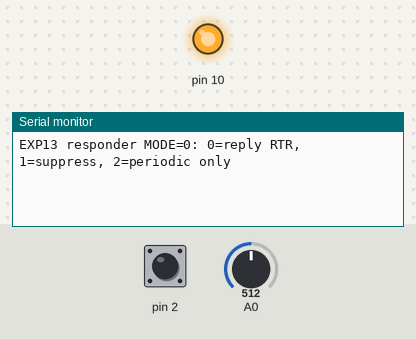
The sketch below on a simulated Arduino Uno, built with avr-gcc and run on an emulated ATmega328P. Parts: output pins drawn as LEDs (lit = HIGH), the last lines printed to the serial monitor. Inputs (shaded band) come from the test bench; at power-on: pin 2 HIGH, A0 = 512.

Above: at 1.2 s.
1.3 s: pin 2 pulled LOW for 0.15 s
At 2.2 s:
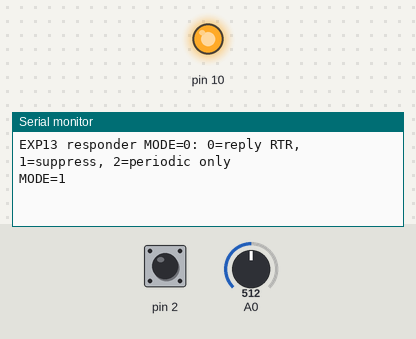
2.9 s: pin 2 pulled LOW for 1 s
At 3.36 s:
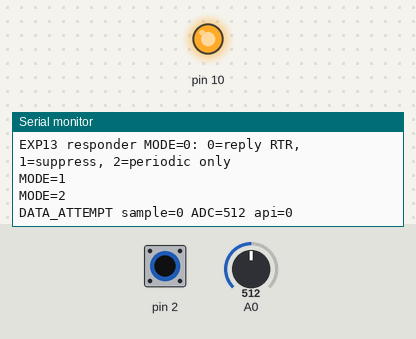
Timing chart, 0 to 5.9 s (numbered marks = the images above; inputs shaded):
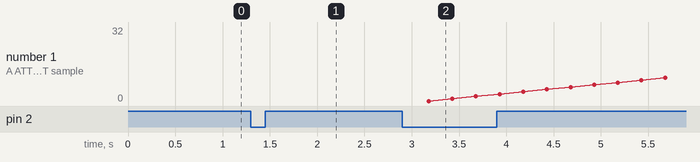

The sketch:

responder.ino
```cpp
#include <SPI.h>
#include <mcp2515.h>
MCP2515 canController(10, 8000000);
const uint32_t VALUE_ID=0x350;
const uint8_t VALUE_DLC=4;
void beginCAN(bool silent) {
  pinMode(10,OUTPUT); digitalWrite(10,HIGH); SPI.begin();
  if(canController.reset()!=MCP2515::ERROR_OK ||
     canController.setBitrate(CAN_125KBPS,MCP_8MHZ)!=MCP2515::ERROR_OK ||
     (silent ? canController.setListenOnlyMode() : canController.setNormalMode())!=MCP2515::ERROR_OK) {
    Serial.println(F("CAN INIT ERROR")); while(true) delay(1000);
  }
}
void checkOverflow() {
  if(canController.getErrorFlags() & 0xC0) {
    Serial.println(F("RX_OVERFLOW: observations incomplete"));
    canController.clearRXnOVRFlags();
  }
}
bool pressed() {
  static bool candidate=HIGH,stable=HIGH;
  static uint32_t edge=0;
  bool raw=digitalRead(2);
  if(raw!=candidate) { candidate=raw; edge=millis(); }
  if(millis()-edge>=30 && stable!=candidate) {
    stable=candidate; return stable==LOW;
  }
  return false;
}

uint8_t mode=0;
uint16_t sample=0;
uint32_t lastPublish=0;
void publishValue() {
  if(canController.getStatus() & 0x04) { Serial.println(F("DATA_TX_BUSY")); return; }
  uint16_t raw=analogRead(A0);
  struct can_frame f={}; f.can_id=VALUE_ID; f.can_dlc=VALUE_DLC;
  f.data[0]=raw; f.data[1]=raw>>8;
  f.data[2]=sample; f.data[3]=sample>>8;
  MCP2515::ERROR result=canController.sendMessage(MCP2515::TXB0,&f);
  Serial.print(F("DATA_ATTEMPT sample=")); Serial.print(sample);
  Serial.print(F(" ADC=")); Serial.print(raw);
  Serial.print(F(" api=")); Serial.println(static_cast<uint8_t>(result));
  sample++; // Counts attempts, not acknowledgements or confirmed delivery.
}
void setup() {
  Serial.begin(115200); pinMode(2,INPUT_PULLUP); beginCAN(false);
  Serial.println(F("EXP13 responder MODE=0: 0=reply RTR, 1=suppress, 2=periodic only"));
}
void loop() {
  if(pressed()) {
    mode=(mode+1)%3; lastPublish=millis();
    Serial.print(F("MODE=")); Serial.println(mode);
  }
  checkOverflow();
  struct can_frame f;
  for(uint8_t i=0;i<8;i++) {
    if(canController.readMessage(&f)!=MCP2515::ERROR_OK) break;
    if(f.can_id!=(VALUE_ID | CAN_RTR_FLAG)) continue;
    Serial.print(F("RTR_RECEIVED dlc=")); Serial.println(f.can_dlc);
    // Never inspect f.data[] on an RTR frame: there is no received payload.
    if(f.can_dlc!=VALUE_DLC) { Serial.println(F("DLC_MISMATCH: ignored")); continue; }
    if(mode==0) publishValue();
    else Serial.println(F("RTR_IGNORED_BY_APPLICATION"));
  }
  if(mode==2 && millis()-lastPublish>=250) { lastPublish=millis(); publishValue(); }
}
```

Measured:
- after the input at 1.3 s, the serial monitor: prints a new line at once (image 1)
- after the input at 2.9 s, the serial monitor: prints a new line at once (image 2)
